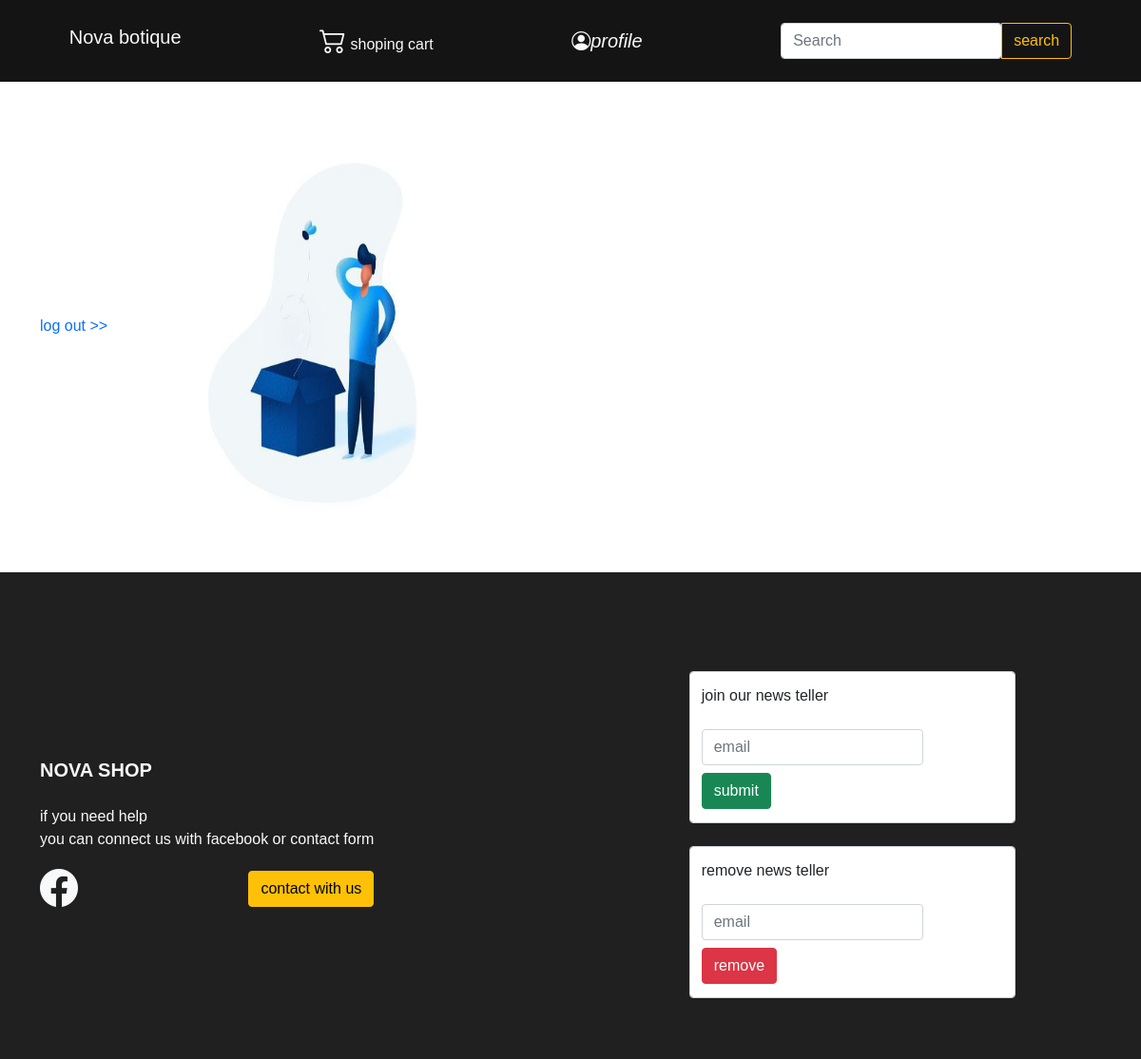
Before: /user/shoping-cart (signed in) with the older database file.
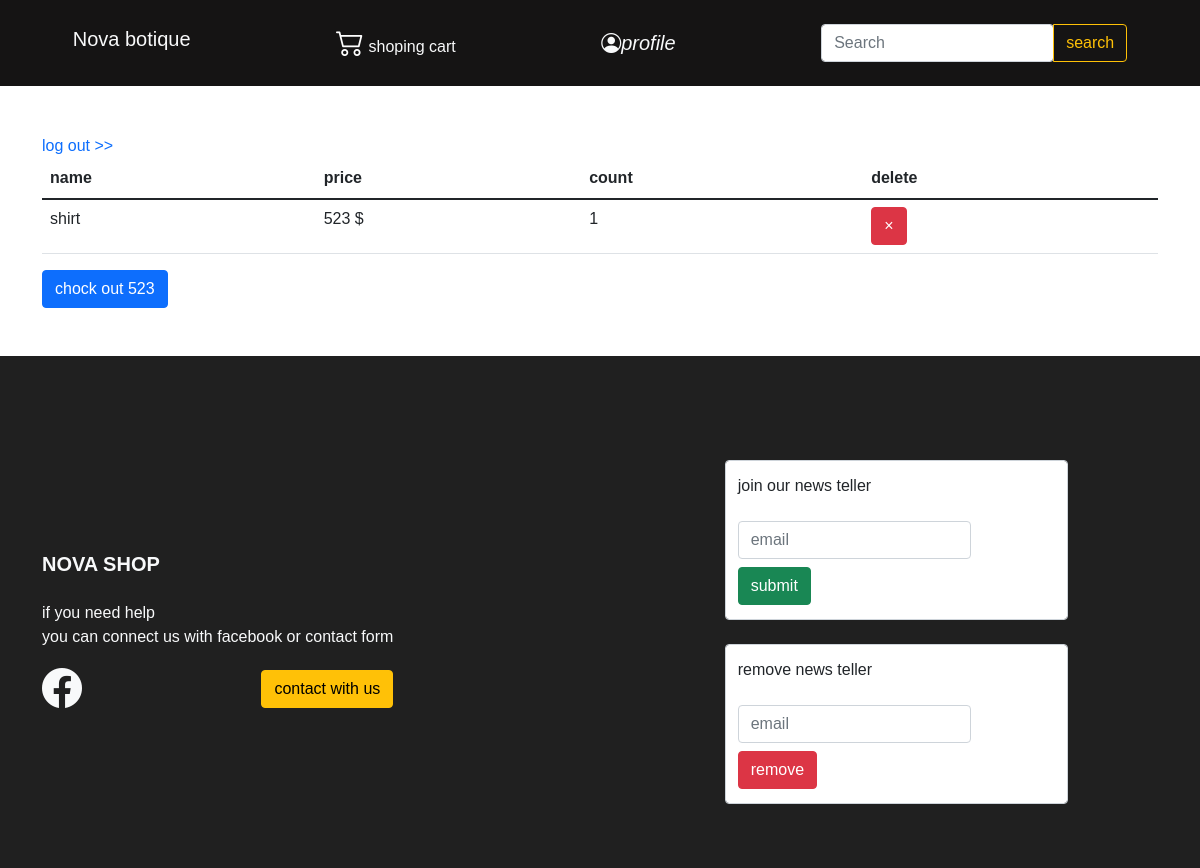
After: the same page with the newer database file.
### main_module/models.py (models this page shows, shortened)
class OrderDetail(models.Model):
    order = models.ForeignKey(Order, on_delete=models.CASCADE)
    product = models.ForeignKey( Products, on_delete=models.CASCADE,null=True)
    final_price = models.IntegerField(null=True, blank=True)
    count = models.IntegerField()

class Products(models.Model):
    name=models.CharField(max_length=300)
    slug=models.CharField(max_length=300)
    category=models.ForeignKey(Category,on_delete=models.CASCADE,null=True)
    price=models.IntegerField()
    size=models.IntegerField()
    description=models.TextField(max_length=9000)
    image=models.ImageField(upload_to='products')
    favorit=models.ManyToManyField(User,blank=True)
    rate=models.IntegerField(default=0)
    discount=models.IntegerField(null=True,default=0)
    discount_price=models.IntegerField(null=True,default=0)

### account_module/views.py (the view)
# urls.py: path('shoping-cart',views.Shoping_cart.as_view(),name='shoping_cart'),
class Shoping_cart(TemplateView):
    template_name = 'shoping_cart.html'
    def get_context_data(self, **kwargs):
         context = super(Shoping_cart, self).get_context_data()
         current_order, created = models.Order.objects.get_or_create(is_paid=False, userr_id=self.request.user.id)
         total_amount = 0
         for order_detail in current_order.orderdetail_set.all():
             total_amount += order_detail.product.price * order_detail.count
         context['order'] = current_order
         context['sum'] = total_amount
         return context

### account_module/templates/shoping_cart.html (shortened to what this page needs)
{% extends 'main/base.html' %}
{% load  static %}
{% block contect %}
    {% if user.is_authenticated %}
        <div class="container my-5"  >
        <a href="{% url 'logout_page' %}">log out >></a>
        {% if sum == 0 %}
            <img src="{% static 'assets/img/empty profile.jpg' %}" width="420" height="420">
          {% else %}
            <table class="table table-striped">
              <thead>
                <tr>
                  <th scope="col">name</th>
                  <th scope="col">price</th>
                  <th scope="col">count</th>
                  <th scope="col">delete</th>
                </tr>
              </thead>
              <tbody>
                <tr>
                   {% for foo in order.orderdetail_set.all  %}
                      <tr >
                  <td>{{ foo.product.name}}</td>
                 <td>{{ foo.product.price}} $</td>
                 <td >{{ foo.count}}</td>
                 <td><button type="button" onclick="modify_order({{ foo.product.pk }})"  class="btn btn-danger">&times;</button></td>
                </tr>
                    {% endfor %}
              </tbody>
            </table>
             <button class="btn btn-primary">
                        chock out {{ sum }}
           </button>
            {% endif %}
        </div>
    {% endif %}
{% endblock %}

Changed rows visible on the page:
added OrderDetail: product.name "shirt", product.price "523", count "1"
Other visible differences:
{{ sum }}: (not shown) → "523"
text now shown: "name price count delete chock out"
